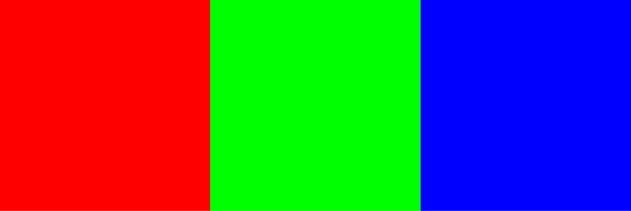
#> input picture img/1.jpg, 631 x 211 px, shrunk from 1250 x 417 before the run; its folder holds 4 pictures in this run
$ python outliner.py
#> lines starting #> are read from the running program, lines starting #| are printed output that depends on the picture

from PIL import Image
import sys
import glob

files = glob.glob("img/*.jpg")
count = 0

for i in files:
    im = Image.open(i)
#> im is the input picture: PIL image 631x211 RGB; mean R, G, B 84.8, 85.1, 85.2
    pixdata = im.load()

    width = im.size[0]
#> width = 631
    height = im.size[1]
#> height = 211

    newIm = Image.new("RGB", (width, height))
#> newIm: PIL image 631x211 RGB; every value is 0
    newData = newIm.load()

    count += 1
    strCount = str(count)

    for y in xrange(im.size[1]):
        for x in xrange(im.size[0]):
            if 180 < pixdata[x, y][0] or 180 < pixdata[x, y][1] or 180 < pixdata[x, y][2]:
                pixdata[x, y] = (0, 0, 0)
            else:
                pixdata[x, y] = (255, 255, 255)

    for y in xrange(1, im.size[1]-1):
        for x in xrange(1, im.size[0]-1):
            if pixdata[x, y] == (0,0,0) and (pixdata[x + 1, y] == (255, 255, 255) or pixdata[x + 1, y + 1] == (255, 255, 255) or pixdata[x, y + 1] == (255, 255, 255) or pixdata[x - 1, y] == (255, 255, 255) or pixdata[x - 1, y - 1] == (255, 255, 255) or pixdata[x, y + 1] == (255, 255, 255) or pixdata[x - 1, y + 1] == (255, 255, 255) or pixdata[x + 1, y - 1] == (255, 255, 255)):
                newData[x, y] = (0, 0, 0)
            else:
                newData[x, y] = (255, 255, 255)

    newIm.convert('RGB')
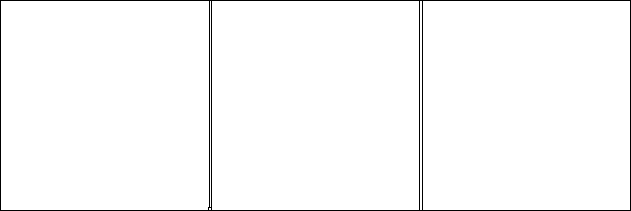
#> newIm: PIL image 631x211 RGB; 98.1% white; black in thin lines or dots
    newIm.save('out/outliner/' + strCount + '.jpg', "JPEG")
#> pass 2 of the loop `for i in files:`:
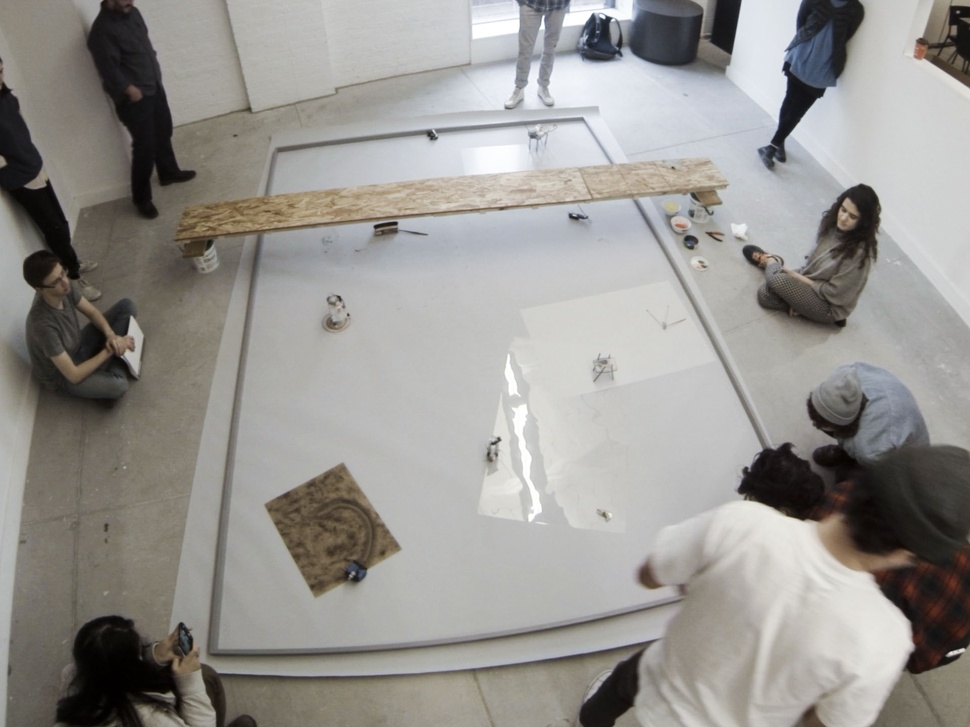
#> input picture img/10.jpg, 970 x 727 px, shrunk from 1920 x 1440 before the run
#> im is the input picture: PIL image 970x727 RGB; mean R, G, B 151, 148.8, 145
#> `newIm.convert('RGB')`:
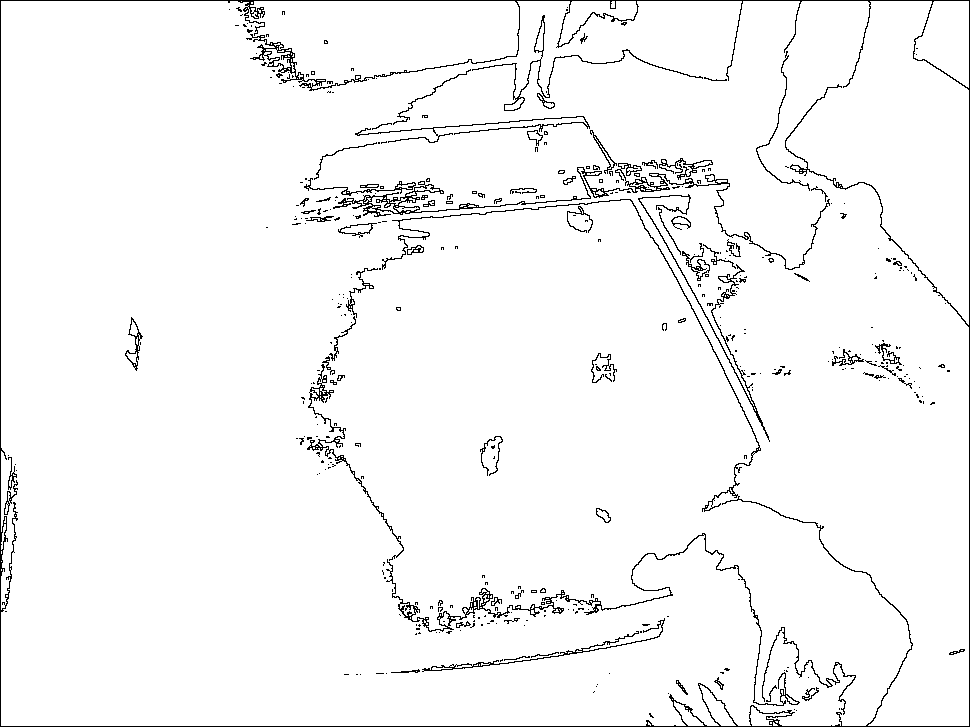
#> newIm: PIL image 970x727 RGB; 96.7% white; black in thin lines or dots
#> pass 3 of the loop `for i in files:`:
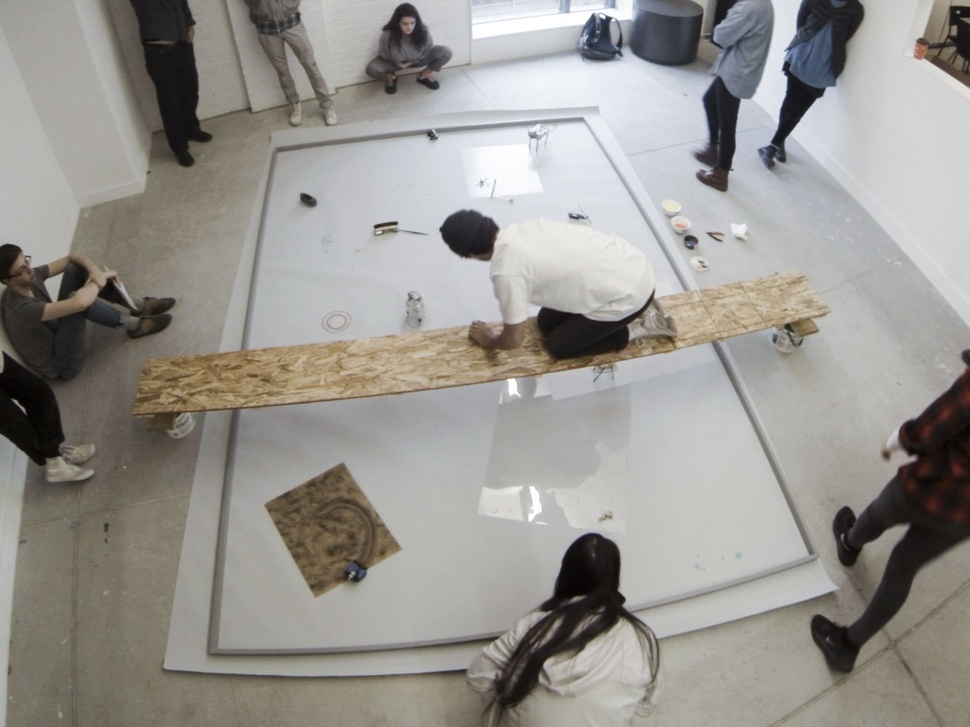
#> input picture img/11.jpg, 970 x 727 px, shrunk from 1920 x 1440 before the run
#> im is the input picture: PIL image 970x727 RGB; mean R, G, B 151.8, 149.2, 144.3
#> `newIm.convert('RGB')`:
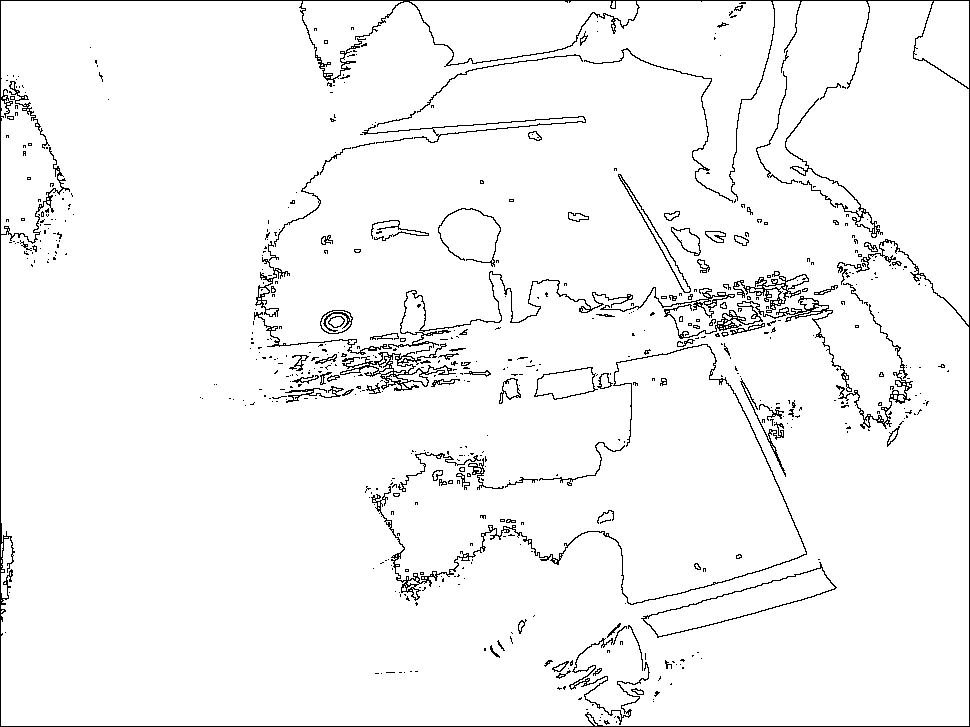
#> newIm: PIL image 970x727 RGB; 96.3% white; black in thin lines or dots
#> the loop made 4 passes; the first 3 are shown
